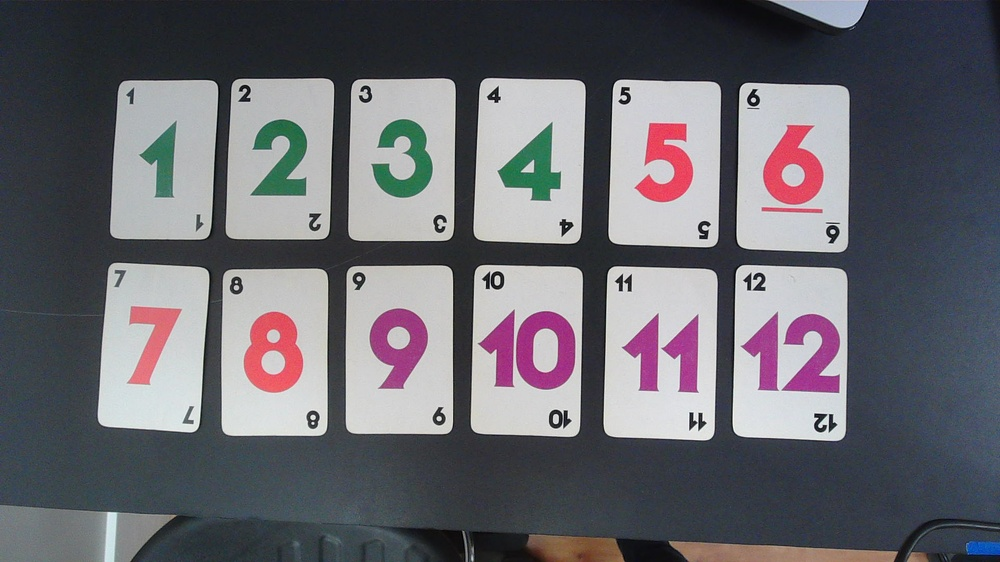
#> input picture models/card-templates/all_cards.jpg, 1000 x 562 px, shrunk from 1920 x 1080 before the run
$ python extract_templates.py
#> lines starting #> are read from the running program, lines starting #| are printed output that depends on the picture; after the words box and inside, x2 and y2 are one past the last pixel; in counts of white or black regions, pixels touching at a corner belong together
#!/usr/bin/env python3
"""Extract 12 individual cards and templates from all_cards.jpg."""

from __future__ import annotations

import os
from dataclasses import dataclass

import cv2
import numpy as np


@dataclass
class CardDet:
    box: np.ndarray  # 4x2 float32
    cx: float
    cy: float
    w: float
    h: float


def ensure_dir(path: str) -> None:
#> in main, img is the input picture: shape (562, 1000, 3); mean B, G, R 110.4, 103.9, 104.8
    os.makedirs(path, exist_ok=True)


def order_points(pts: np.ndarray) -> np.ndarray:
    rect = np.zeros((4, 2), dtype=np.float32)
    s = pts.sum(axis=1)
    d = np.diff(pts, axis=1)
    rect[0] = pts[np.argmin(s)]
    rect[2] = pts[np.argmax(s)]
    rect[1] = pts[np.argmin(d)]
    rect[3] = pts[np.argmax(d)]
    return rect


def find_12_cards(img: np.ndarray) -> list[CardDet]:
    gray = cv2.cvtColor(img, cv2.COLOR_BGR2GRAY)

    # White cards on dark table.
    mask = cv2.inRange(gray, 145, 255)
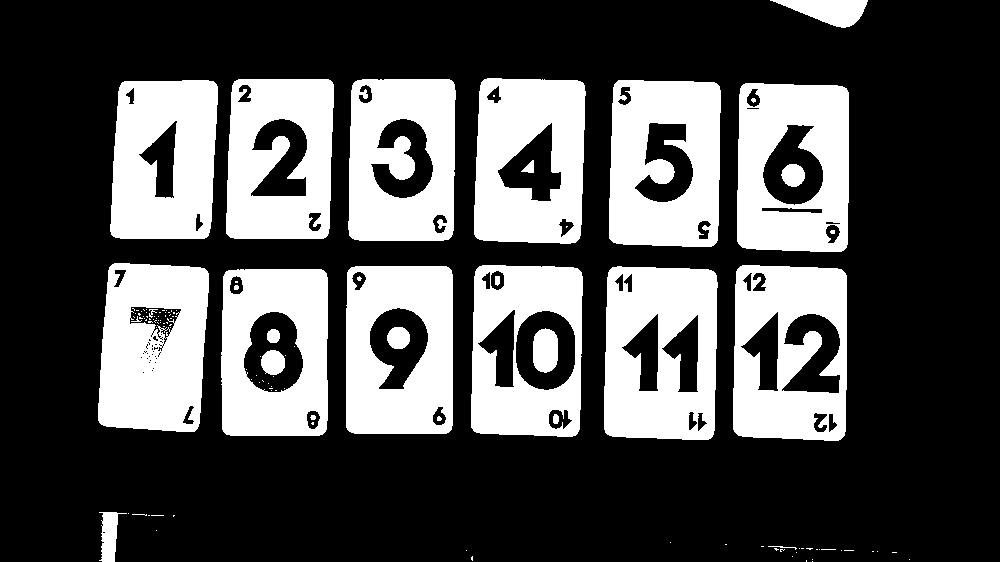
#> mask: shape (562, 1000); 31.6% white; 123 white regions (96 under 20 px), largest, box (x1, y1, x2, y2) and area: (604, 266, 718, 440) 15630, (98, 263, 209, 432) 15610, (609, 80, 721, 247) 15055
    kernel = cv2.getStructuringElement(cv2.MORPH_RECT, (5, 5))
    mask = cv2.morphologyEx(mask, cv2.MORPH_CLOSE, kernel, iterations=2)
#> mask: shape (562, 1000); 32.7% white; 31 white regions (11 under 20 px), largest, box (x1, y1, x2, y2) and area: (98, 263, 209, 432) 16745, (604, 266, 718, 440) 16113, (609, 80, 721, 247) 15407
    mask = cv2.morphologyEx(mask, cv2.MORPH_OPEN, kernel, iterations=1)
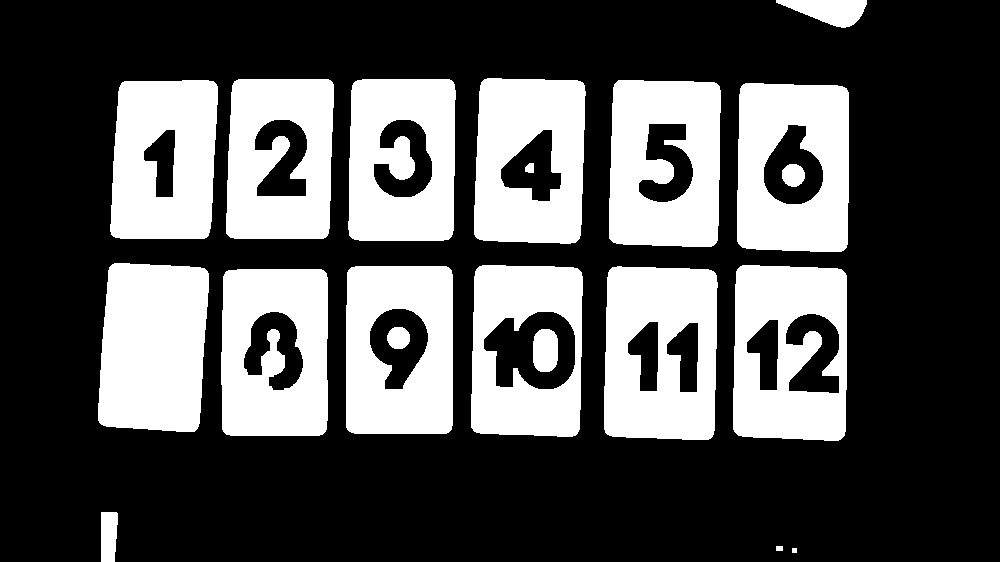
#> mask: shape (562, 1000); 32.6% white; 20 white regions

    contours, _ = cv2.findContours(mask, cv2.RETR_EXTERNAL, cv2.CHAIN_APPROX_SIMPLE)
#> contours = 16 contours, 1 with area under 20; largest, box (x1, y1, x2, y2) and area: (733, 265, 847, 441) 19023, (604, 266, 718, 440) 18581, (471, 265, 583, 437) 18108, (737, 83, 849, 252) 18080, (609, 80, 721, 247) 17631
    h, w = img.shape[:2]
#> h = 562; w = 1000
    img_area = float(h * w)
#> img_area = 562000

    dets: list[CardDet] = []
    for c in contours:
        area = cv2.contourArea(c)
        if area < 0.01 * img_area or area > 0.20 * img_area:
            continue

        rect = cv2.minAreaRect(c)
        (_, _), (rw, rh), _ = rect
        if rw < 10 or rh < 10:
            continue
        short_side = min(rw, rh)
        long_side = max(rw, rh)
        aspect = short_side / long_side
        if not (0.55 <= aspect <= 0.80):
            continue

        box = cv2.boxPoints(rect).astype(np.float32)
        cx = float(np.mean(box[:, 0]))
        cy = float(np.mean(box[:, 1]))
        card_w = float(min(rw, rh))
        card_h = float(max(rw, rh))
        dets.append(CardDet(box=box, cx=cx, cy=cy, w=card_w, h=card_h))
#> this loop made 16 passes
#> (area, rect, rw, rh, short_side, long_side, aspect, cx) on passes 8 to 14: (18107.5, ((526.5, 350.4), (169.9, 109.3), -88.83), 169.9, 109.3, 109.3, 169.9, 0.643, 526.5), (16490, ((152.9, 346.5), (165.5, 102.7), -86.19), 165.5, 102.7, 102.7, 165.5, 0.621, 152.9), (18080.5, ((793.1, 167.1), (167, 111.2), -88.88), 167, 111.2, 111.2, 167, 0.666, 793.1), (17631, ((664.6, 163), (165.2, 109.6), -88.75), 165.2, 109.6, 109.6, 165.2, 0.663, 664.6), (15585, ((163.6, 159), (162.3, 101), -87.08), 162.3, 101, 101, 162.3, 0.622, 163.6), (16649, ((401.5, 159.5), (162.2, 105.4), -89.25), 162.2, 105.4, 105.4, 162.2, 0.65, 401.5), (16190, ((279.5, 158.5), (161.9, 103.6), -88.15), 161.9, 103.6, 103.6, 161.9, 0.64, 279.5)
#> (area, rect, rw, rh, short_side, long_side, aspect, box) on passes 4 to 7: (17293, ((274, 352), (166, 106), -90), 166, 106, 106, 166, 0.639, [[327, 435], [221, 435], [221, 269], [327, 269]]), (18581, ((660.4, 352.7), (171.4, 111.1), -88.55), 171.4, 111.1, 111.1, 171.4, 0.648, [[713.8, 439.8], [602.7, 437], [607, 265.6], [718.1, 268.5]]), (17596.5, ((399, 349.5), (167, 106), -90), 167, 106, 106, 167, 0.635, [[452, 433], [346, 433], [346, 266], [452, 266]]), (19023, ((790.2, 352.5), (173.7, 113), -88.9), 173.7, 113, 113, 173.7, 0.65, [[845, 440.4], [732, 438.2], [735.4, 264.5], [848.4, 266.7]])
#> after the loop, dets = 12 items

    # Keep 12 largest by polygon area when extras appear.
    dets.sort(key=lambda d: cv2.contourArea(d.box.astype(np.float32)), reverse=True)
    dets = dets[:12]

    if len(dets) != 12:
        raise RuntimeError(f"Expected 12 cards, found {len(dets)}")

    # Force all detections to consistent axis-aligned rectangles to reduce skew.
    med_w = float(np.median([d.w for d in dets]))
#> med_w = 106.8
    med_h = float(np.median([d.h for d in dets]))
#> med_h = 165.7
    for d in dets:
        d.box = make_axis_aligned_box(d.cx, d.cy, med_w, med_h, w, h)
        d.w = med_w
        d.h = med_h
#> this loop made 12 passes
#> (x0 in make_axis_aligned_box, y0 in make_axis_aligned_box, x1 in make_axis_aligned_box, y1 in make_axis_aligned_box) on passes 1, 4, 5, 6, 7, 8, 9, 10, 11: (736.8, 269.6, 843.6, 435.3), (473.2, 267.5, 579.9, 433.3), (611.2, 80.13, 717.9, 245.9), (345.6, 266.6, 452.4, 432.4), (220.6, 269.1, 327.4, 434.9), (475.9, 77.38, 582.6, 243.1), (348.1, 76.59, 454.9, 242.3), (99.51, 263.7, 206.3, 429.4), (226.1, 75.58, 332.9, 241.3)
#> (x0 in make_axis_aligned_box, y0 in make_axis_aligned_box, x1 in make_axis_aligned_box, y1 in make_axis_aligned_box, d.box) on passes 2, 3, 12: (607, 269.9, 713.8, 435.6, [[607, 269.9], [713.8, 269.9], [713.8, 435.6], [607, 435.6]]), (739.7, 84.25, 846.5, 250, [[739.7, 84.25], [846.5, 84.25], [846.5, 250], [739.7, 250]]), (110.3, 76.11, 217, 241.9, [[110.3, 76.11], [217, 76.11], [217, 241.9], [110.3, 241.9]])

    return dets


def make_axis_aligned_box(
    cx: float,
    cy: float,
    w: float,
    h: float,
    img_w: int,
    img_h: int,
) -> np.ndarray:
    x0 = max(0.0, cx - w / 2.0)
    y0 = max(0.0, cy - h / 2.0)
    x1 = min(float(img_w - 1), cx + w / 2.0)
    y1 = min(float(img_h - 1), cy + h / 2.0)
    return np.array(
        [[x0, y0], [x1, y0], [x1, y1], [x0, y1]],
        dtype=np.float32,
    )


def sort_row_major(cards: list[CardDet]) -> list[CardDet]:
    # Split into top/bottom rows by y center then sort each row by x.
    cards_sorted = sorted(cards, key=lambda c: c.cy)
#> cards_sorted = 12 items
    top = sorted(cards_sorted[:6], key=lambda c: c.cx)
#> top = 6 items
    bottom = sorted(cards_sorted[6:], key=lambda c: c.cx)
#> bottom = 6 items
    return top + bottom


def warp_card(img: np.ndarray, box: np.ndarray, out_w: int = 200, out_h: int = 300) -> np.ndarray:
    src = order_points(box.astype(np.float32))
    dst = np.array(
        [[0, 0], [out_w - 1, 0], [out_w - 1, out_h - 1], [0, out_h - 1]],
        dtype=np.float32,
    )
    m = cv2.getPerspectiveTransform(src, dst)
    card = cv2.warpPerspective(img, m, (out_w, out_h), flags=cv2.INTER_CUBIC)
    return card


def preprocess_template(card: np.ndarray) -> np.ndarray:
    # Wider center ROI helps keep both digits for 10/11/12.
    x0, y0 = int(0.10 * 200), int(0.14 * 300)
    ww, hh = int(0.80 * 200), int(0.72 * 300)
    roi = card[y0:y0 + hh, x0:x0 + ww]
    gray = cv2.cvtColor(roi, cv2.COLOR_BGR2GRAY)
    blur = cv2.GaussianBlur(gray, (5, 5), 0)
    return cv2.adaptiveThreshold(
        blur,
        255,
        cv2.ADAPTIVE_THRESH_GAUSSIAN_C,
        cv2.THRESH_BINARY_INV,
        21,
        7,
    )


def main() -> None:
    base = os.path.dirname(os.path.abspath(__file__))
    src_path = os.path.join(base, "all_cards.jpg")
    cards_dir = os.path.join(base, "cards")
    templates_dir = os.path.join(base, "templates")

    ensure_dir(cards_dir)
    ensure_dir(templates_dir)

    img = cv2.imread(src_path)
    if img is None:
        raise FileNotFoundError(src_path)

    cards = sort_row_major(find_12_cards(img))
#> cards = 12 items

    # Save perspective-rectified card crops and templates 1..12.
    for idx, det in enumerate(cards, start=1):
        card = warp_card(img, det.box, out_w=200, out_h=300)
        cv2.imwrite(os.path.join(cards_dir, f"card_{idx:02d}.png"), card)

        templ = preprocess_template(card)
        cv2.imwrite(os.path.join(templates_dir, f"{idx}.png"), templ)
#> this loop made 12 passes
#> src in warp_card on passes 1, 6, 11: [[110.3, 76.11], [217, 76.11], [217, 241.9], [110.3, 241.9]], [[739.7, 84.25], [846.5, 84.25], [846.5, 250], [739.7, 250]], [[607, 269.9], [713.8, 269.9], [713.8, 435.6], [607, 435.6]]
#> pass 1, in warp_card, `card = cv2.warpPerspective(img, m, (out_w, out_h), flags=cv2.INTER_CUB..`:
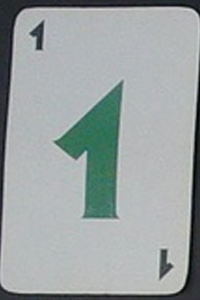
#> card: shape (300, 200, 3); mean B, G, R 163.2, 163.3, 156.1
#> pass 1, in preprocess_template, `roi = card[y0:y0 + hh, x0:x0 + ww]`:
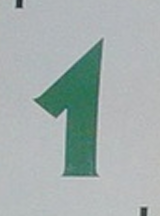
#> roi: shape (216, 160, 3); mean B, G, R 173.9, 175.1, 164.4
#> pass 1, in preprocess_template, `gray = cv2.cvtColor(roi, cv2.COLOR_BGR2GRAY)`:
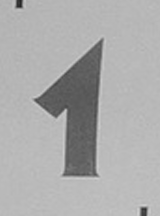
#> gray: shape (216, 160); min 34, max 207, mean 171.8
#> after the loop:
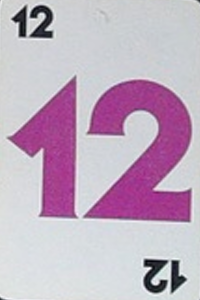
#> card: shape (300, 200, 3); mean B, G, R 193.6, 173.9, 193.8

    debug = img.copy()
    for idx, det in enumerate(cards, start=1):
        box_i = det.box.astype(np.int32)
        cv2.polylines(debug, [box_i], True, (0, 255, 255), 2)
        label_xy = tuple(np.min(box_i, axis=0))
        cv2.putText(
            debug,
            str(idx),
            (int(label_xy[0]), max(20, int(label_xy[1]) - 6)),
            cv2.FONT_HERSHEY_SIMPLEX,
            0.8,
            (0, 255, 255),
            2,
            cv2.LINE_AA,
        )
#> this loop made 12 passes
#> box_i on passes 1 to 12: [[110, 76], [217, 76], [217, 241], [110, 241]], [[226, 75], [332, 75], [332, 241], [226, 241]], [[348, 76], [454, 76], [454, 242], [348, 242]], [[475, 77], [582, 77], [582, 243], [475, 243]], [[611, 80], [717, 80], [717, 245], [611, 245]], [[739, 84], [846, 84], [846, 250], [739, 250]], [[99, 263], [206, 263], [206, 429], [99, 429]], [[220, 269], [327, 269], [327, 434], [220, 434]], [[345, 266], [452, 266], [452, 432], [345, 432]], [[473, 267], [579, 267], [579, 433], [473, 433]], [[607, 269], [713, 269], [713, 435], [607, 435]], [[736, 269], [843, 269], [843, 435], [736, 435]]
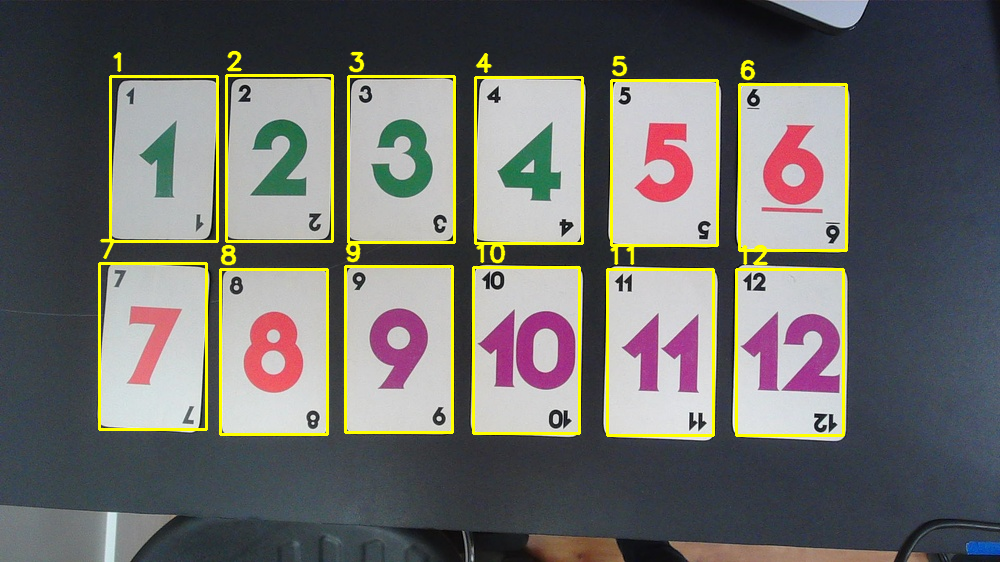
#> debug: shape (562, 1000, 3); 3.97% of pixels changed, all inside (x1, y1, x2, y2) = (98, 50, 848, 437)

    cv2.imwrite(os.path.join(base, "all_cards_detected_overlay.jpg"), debug)

    print("Detected cards: 12")
    print(f"Wrote card crops to {cards_dir}")
#| Wrote card crops to models/card-templates/cards
    print(f"Wrote templates 1..12 to {templates_dir}")
#| Wrote templates 1..12 to models/card-templates/templates


if __name__ == "__main__":
    main()
